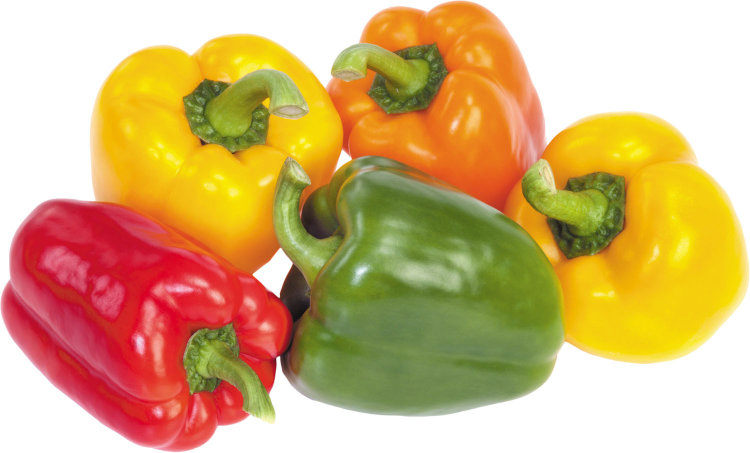
#> input picture Computer_vision_fundamentals/Img/pepper.jpg, 1500 x 905 px, found by its file name (shown at 1/2 size)
$ jupyter execute computer_vision.ipynb   (shell and % lines are left out)
#> lines starting #> are read from the running program, lines starting #| are printed output that depends on the picture; after the words box and inside, x2 and y2 are one past the last pixel; in counts of white or black regions, pixels touching at a corner belong together
[cell 1]
import cv2
import numpy as np
import matplotlib.pyplot as plt
import os

[cell 2]
from google.colab import files
uploaded = files.upload()
#> the answer given: pepper.jpg
print("Uploaded:", list(uploaded.keys()))

[cell 3]
def show(img_bgr, title="image", size=6):
    img_rgb = cv2.cvtColor(img_bgr, cv2.COLOR_BGR2RGB)
    plt.figure(figsize=(size, size))
    plt.imshow(img_rgb)
    plt.title(title)
    plt.axis("off")
    plt.show()

def show_gray(img_gray, title="mask", size=6):
    plt.figure(figsize=(size, size))
    plt.imshow(img_gray, cmap="gray")
    plt.title(title)
    plt.axis("off")
    plt.show()

[cell 4]
IMG_PATH = "pepper.jpg"   # <-- change if your file name differs

img = cv2.imread(IMG_PATH)
#> img is the input picture: shape (905, 1500, 3); mean B, G, R 118.8, 176.2, 212.3
if img is None:
    raise FileNotFoundError(f"Could not read {IMG_PATH}. Check the filename in Colab Files.")
show(img, "Original image")

[cell 5]
# resize for consistent processing
TARGET_W = 800
h, w = img.shape[:2]
#> h = 905; w = 1500
if w > TARGET_W:
    scale = TARGET_W / w
#> scale = 0.533
    img = cv2.resize(img, (int(w*scale), int(h*scale)))
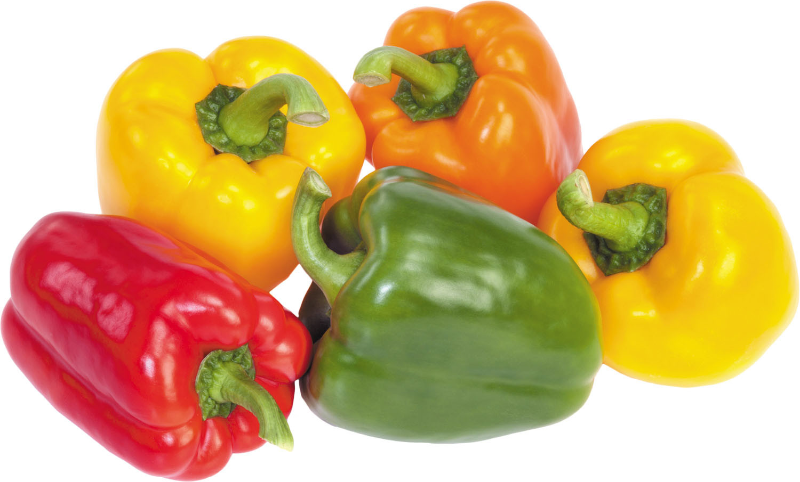
#> img: shape (482, 800, 3); mean B, G, R 118.7, 176.2, 212.3

blur = cv2.GaussianBlur(img, (5,5), 0)
show(blur, "Blurred (preprocessing)")

[cell 6]
hsv = cv2.cvtColor(blur, cv2.COLOR_BGR2HSV)
#> hsv: shape (482, 800, 3); mean H, S, V 33.9, 124, 216.7

[cell 7]
# RED has two HSV ranges (wrap-around)
lower1 = np.array([0, 120, 70]);   upper1 = np.array([10, 255, 255])
lower2 = np.array([170,120, 70]);  upper2 = np.array([180,255,255])

mask1 = cv2.inRange(hsv, lower1, upper1)
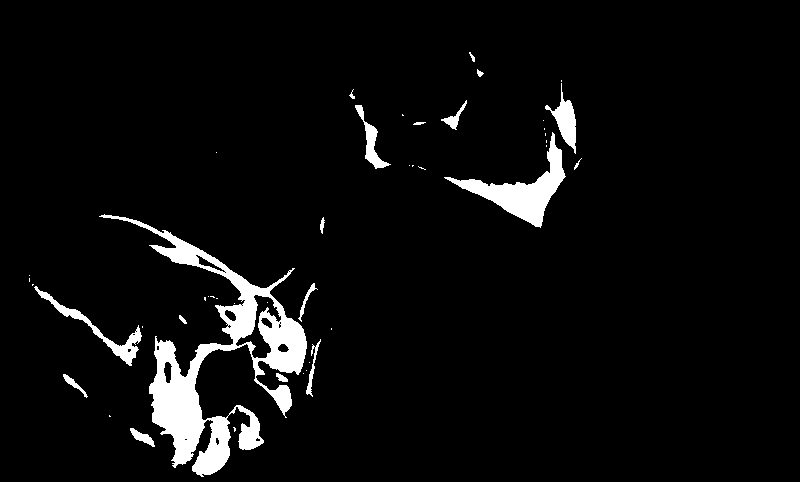
#> mask1: shape (482, 800); 5% white; 45 white regions (27 under 20 px), largest, box (x1, y1, x2, y2) and area: (99, 214, 307, 477) 12421, (444, 132, 566, 228) 3043, (34, 286, 142, 366) 1060
mask2 = cv2.inRange(hsv, lower2, upper2)
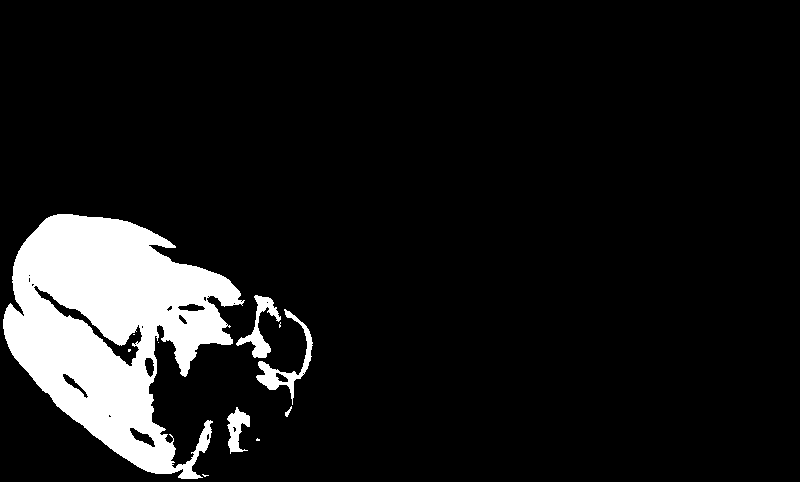
#> mask2: shape (482, 800); 9.6% white; 11 white regions (6 under 20 px), largest, box (x1, y1, x2, y2) and area: (3, 214, 245, 479) 34627, (256, 309, 313, 405) 1030, (236, 295, 281, 358) 844, (227, 407, 250, 454) 567, (285, 406, 292, 417) 31
mask = cv2.bitwise_or(mask1, mask2)
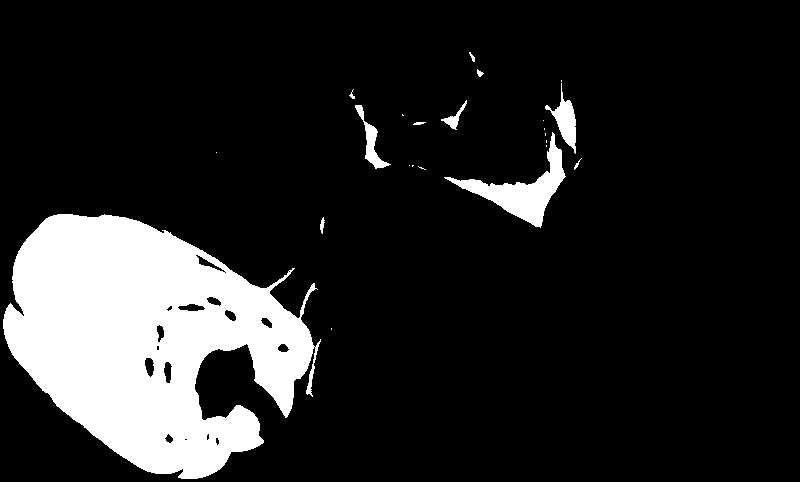
#> mask: shape (482, 800); 14.6% white; 23 white regions (12 under 20 px), largest, box (x1, y1, x2, y2) and area: (3, 214, 321, 479) 51420, (444, 132, 566, 228) 3043, (545, 83, 576, 154) 788

show_gray(mask, "Raw mask (RED pepper)")

[cell 8]
# GREEN range (may need slight tuning depending on lighting)
lower = np.array([35, 60, 40])
upper = np.array([85, 255, 255])

mask = cv2.inRange(hsv, lower, upper)
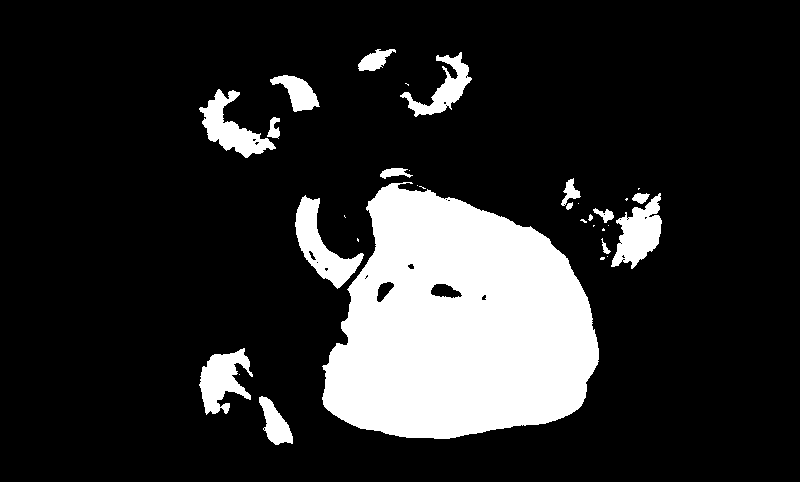
#> mask: shape (482, 800); 16.8% white; 33 white regions (16 under 20 px), largest, box (x1, y1, x2, y2) and area: (322, 182, 599, 439) 51376, (295, 195, 364, 289) 2375, (611, 193, 662, 269) 2100
show_gray(mask, "Raw mask (GREEN pepper)")

[cell 9]
kernel = np.ones((5,5), np.uint8)

mask_clean = cv2.morphologyEx(mask, cv2.MORPH_OPEN, kernel, iterations=1)
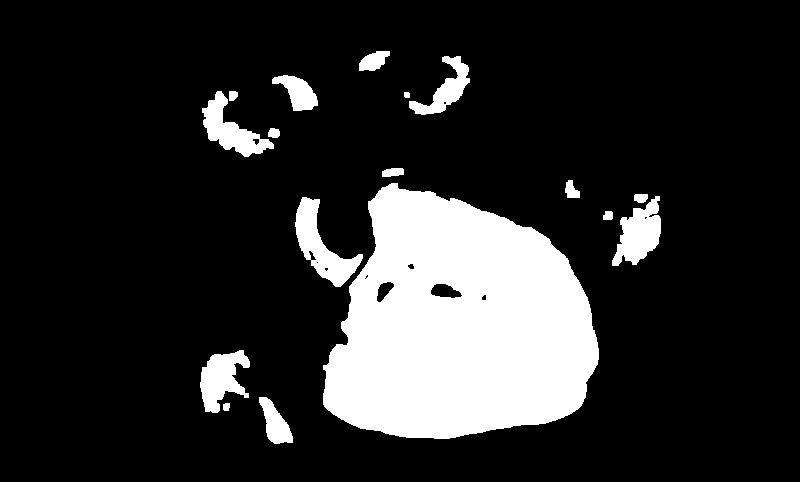
#> mask_clean: shape (482, 800); 16.5% white; 17 white regions, largest, box (x1, y1, x2, y2) and area: (323, 183, 599, 439) 51293, (295, 197, 363, 287) 2344, (612, 196, 661, 266) 1990
mask_clean = cv2.morphologyEx(mask_clean, cv2.MORPH_CLOSE, kernel, iterations=2)
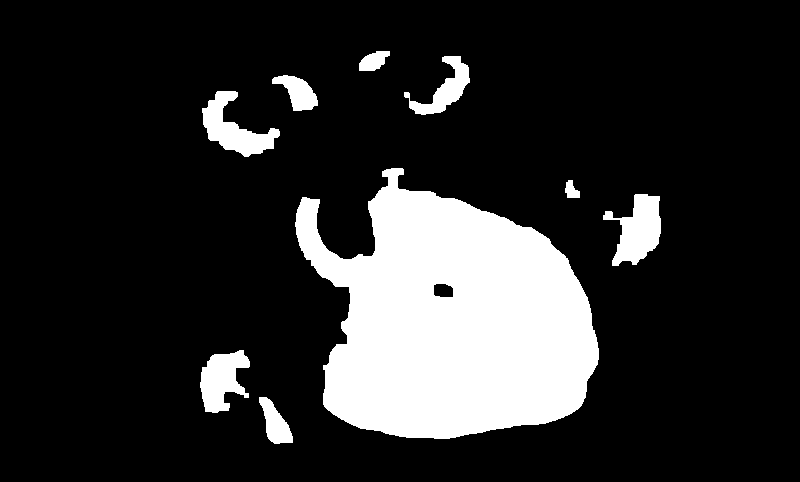
#> mask_clean: shape (482, 800); 16.8% white; 9 white regions

show_gray(mask_clean, "Clean mask")

[cell 10]
contours, _ = cv2.findContours(mask_clean, cv2.RETR_EXTERNAL, cv2.CHAIN_APPROX_SIMPLE)
#> contours = 9 contours; largest, box (x1, y1, x2, y2) and area: (295, 168, 599, 439) 54156, (603, 194, 661, 266) 2239, (202, 91, 280, 157) 2077, (200, 350, 250, 413) 1889, (404, 56, 470, 115) 1286
print("Contours found:", len(contours))
#| Contours found: 9

[cell 11]
out = img.copy()

kept = 0
for c in contours:
    area = cv2.contourArea(c)
    if area < 800:   # <-- increase if too many tiny detections
        continue

    kept += 1
    x, y, w, h = cv2.boundingRect(c)
    cv2.rectangle(out, (x,y), (x+w, y+h), (0,255,0), 2)
    cv2.drawContours(out, [c], -1, (255,0,0), 2)
#> this loop made 9 passes
#> (area, x, y, w, h) on passes 2, 3, 5, 6, 7, 8: (1889, 200, 350, 50, 63), (2239, 603, 194, 58, 72), (54156, 295, 168, 304, 271), (2077, 202, 91, 78, 66), (837.5, 272, 75, 46, 36), (1286.5, 404, 56, 66, 59)
#> area on passes 1, 4, 9: 797, 153.5, 380.5
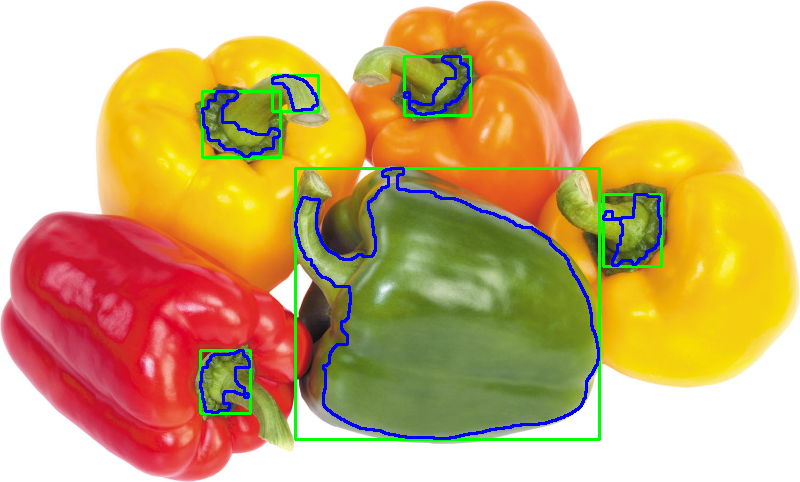
#> out: shape (482, 800, 3); 3.54% of pixels changed, all inside (x1, y1, x2, y2) = (199, 55, 663, 441)
#> after the loop, kept = 6

print("Detected peppers (kept contours):", kept)
#| Detected peppers (kept contours): 6
show(out, "Detected pepper(s)")

[cell 12]
pepper_pixels = np.sum(mask_clean > 0)
#> pepper_pixels = 64832
total_pixels  = mask_clean.size
#> total_pixels = 385600
ratio = pepper_pixels / total_pixels
#> ratio = 0.168

print(f"Pepper pixel ratio: {ratio:.4f}  (~{ratio*100:.2f}%)")
#| Pepper pixel ratio: 0.1681  (~16.81%)
